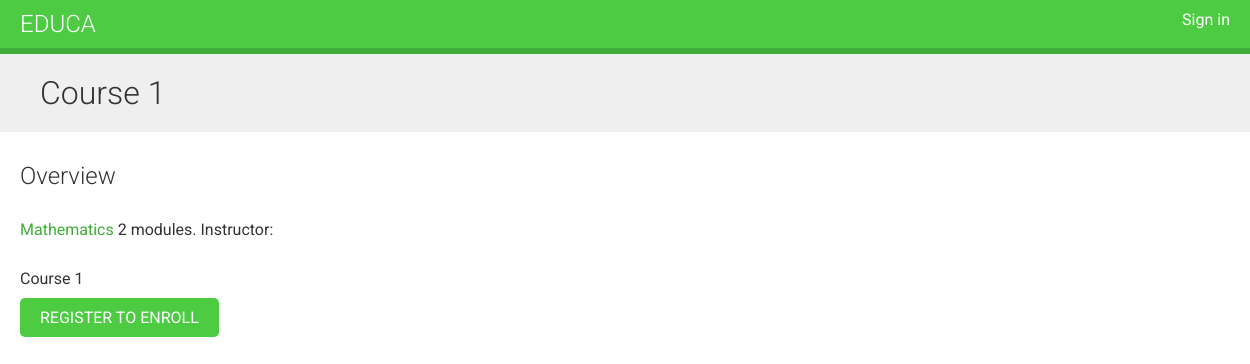
Before: /course/course_1/ with the older database file.
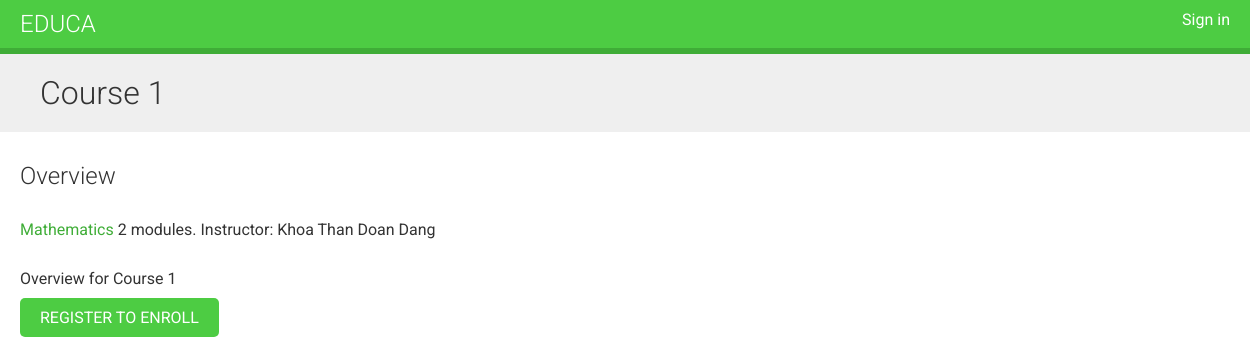
After: the same page with the newer database file.
### courses/models.py (models this page shows, shortened)
class Course(models.Model):
    owner = models.ForeignKey(User, related_name='courses_created')
    subject = models.ForeignKey(Subject, related_name='courses')
    title = models.CharField(max_length=200)
    slug = models.SlugField(max_length=200, unique=True)
    overview = models.TextField()
    created = models.DateTimeField(auto_now_add=True)
    students = models.ManyToManyField(
        User, related_name='courses_joined', blank=True)
    class Meta:
        ordering = ('-created', )

### courses/views.py (the view)
class CourseDetailView(DetailView):
    model = Course
    template_name = 'courses/course/detail.html'
    def get_context_data(self, **kwargs):
        context = super(CourseDetailView, self).get_context_data(**kwargs)
        context['enroll_form'] = CourseEnrollForm(
            initial={'course': self.object})
        return context

### courses/templates/courses/course/detail.html (shortened to what this page needs)
{% extends "base.html" %}
{% block content %}
    {% with subject=course.subject %}
        <h1>
            {{ object.title }}
        </h1>
        <div class="module">
            <h2>Overview</h2>
            <p>
                <a href="{% url "course_list_subject" subject.slug %}">{{ subject.title }}</a>
                {{ course.modules.count }} modules.
                Instructor: {{ course.owner.get_full_name }}
            </p>
            {{ object.overview|linebreaks }}
            {% if request.user.is_authenticated %}
                <form action="{% url "student_enroll_course" %}" method="POST">
                    {{ enroll_form }}
                    {% csrf_token %}
                    <input type="submit" class="button" value="Enroll now">
                </form>
            {% else %}
                <a href="{% url "student_registration" %}" class="button">Register to enroll</a>
            {% endif %}
        </div>
    {% endwith %}
{% endblock content %}

Changed rows visible on the page:
changed Course "Course 1": owner.get_full_name (not shown) → "Khoa Than Doan Dang"; overview "Course 1" → "Overview for Course 1"
